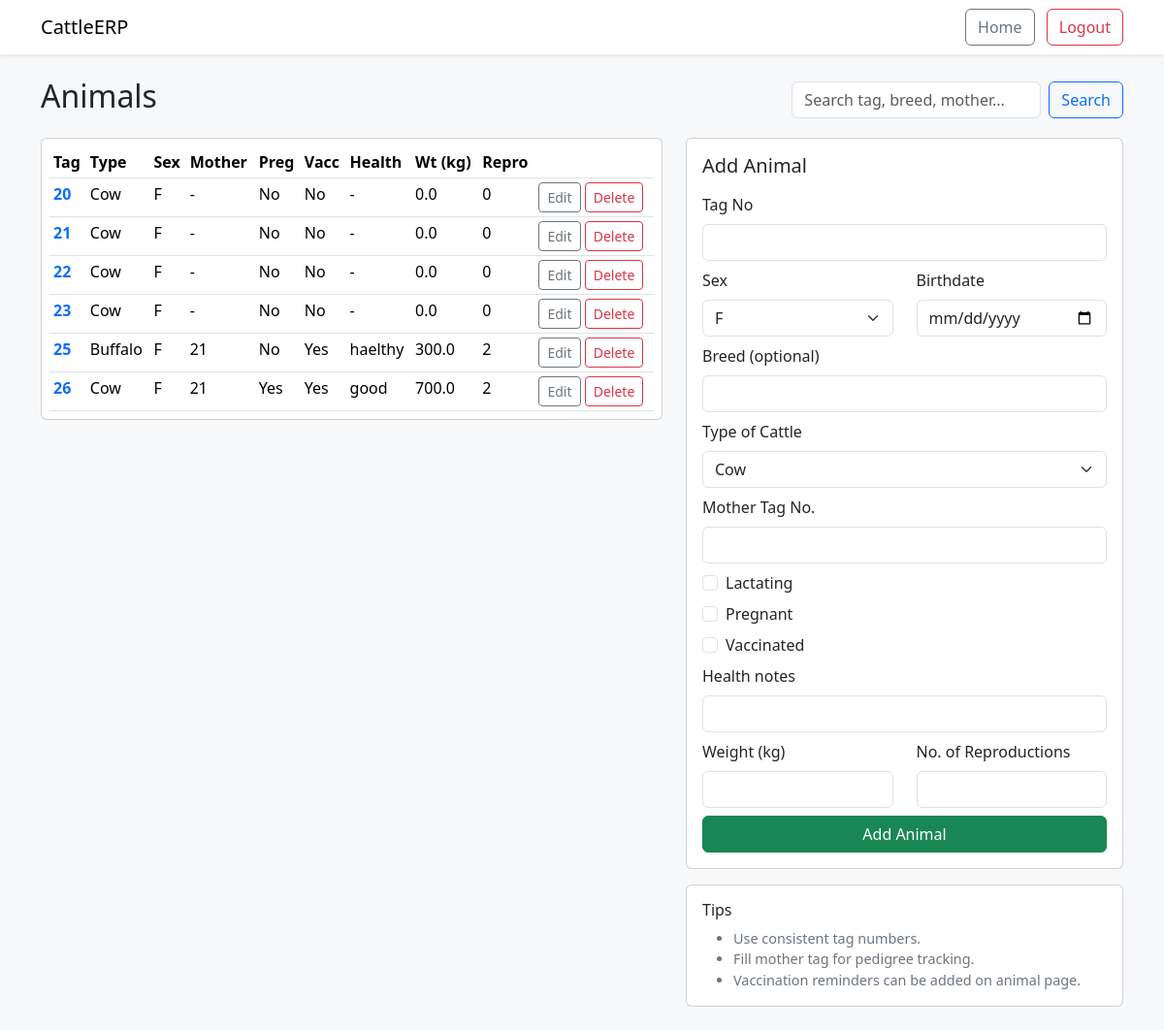
The page /animals (signed in) on the database its author committed.
### app/main.py (models this page shows)
class Animal(SQLModel, table=True):
    id: Optional[int] = Field(default=None, primary_key=True)
    tag_no: str = Field(index=True, unique=True)
    sex: str  # "F" or "M"
    birthdate: date
    breed_id: Optional[int] = Field(default=None, foreign_key="breed.id")
    farm_id: Optional[int] = Field(default=None, foreign_key="farm.id")
    cattle_type: str = Field(default="Cow")  # Cow / Buffalo / etc.
    mother_tag_no: Optional[str] = Field(default=None)
    lactating: bool = Field(default=False)
    pregnant: bool = Field(default=False)
    vaccinated: bool = Field(default=False)
    health: Optional[str] = Field(default=None)
    weight: float = Field(default=0.0)
    reproductions: int = Field(default=0)
    created_at: datetime = Field(default_factory=datetime.utcnow)

### app/main.py (the view)
@app.get("/animals", response_class=HTMLResponse)
def animals_list(
    request: Request,
    q: Optional[str] = None,
    session: Session = Depends(get_session),
):
    user = get_current_user(request, session)
    if not user:
        return RedirectResponse(url="/login", status_code=302)
    stmt = select(Animal)
    if user.farm_id and not user.is_admin:
        stmt = stmt.where(Animal.farm_id == user.farm_id)
    animals_all = session.exec(stmt.order_by(Animal.id)).all()
    if q:
        ql = q.lower()
        filtered = []
        for a in animals_all:
            breed = session.get(Breed, a.breed_id) if a.breed_id else None
            if (
                ql in (a.tag_no or "").lower()
                or ql in (a.mother_tag_no or "").lower()
                or (breed and ql in breed.name.lower())
            ):
                filtered.append(a)
        animals = filtered
    else:
        animals = animals_all
    return templates.TemplateResponse(
        "animals.html",
        {
            "request": request,
            "animals": animals,
            "user": user,
            "q": q or "",
        },
    )

### templates/animals.html (shortened to what this page needs)
<!doctype html>
<html lang="en">
  <head>
    <link href="https://cdn.jsdelivr.net/npm/bootstrap@5.3.2/dist/css/bootstrap.min.css" rel="stylesheet">
  </head>
  <body>
    <nav class="navbar navbar-expand-lg bg-white shadow-sm">
      <div class="container">
        <a class="navbar-brand" href="/dashboard">CattleERP</a>
        <div class="ms-auto">
          <a href="/home" class="btn btn-outline-secondary">Home</a>
          <a href="/logout" class="btn btn-outline-danger ms-2">Logout</a>
        </div>
      </div>
    </nav>
    <main class="container py-4">
      <div class="d-flex align-items-center justify-content-between mb-3">
        <h2>Animals</h2>
        <form class="d-flex" method="get" action="/animals">
          <input class="form-control me-2" type="search" placeholder="Search tag, breed, mother..." name="q" value="{{ q }}" />
          <button class="btn btn-outline-primary" type="submit">Search</button>
        </form>
      </div>
      <div class="row">
        <div class="col-lg-7">
          <div class="card mb-4">
            <div class="card-body p-2">
              <table class="table table-sm table-hover mb-0">
                <thead>
                  <tr>
                    <th>Tag</th>
                    <th>Type</th>
                    <th>Sex</th>
                    <th>Mother</th>
                    <th>Preg</th>
                    <th>Vacc</th>
                    <th>Health</th>
                    <th>Wt (kg)</th>
                    <th>Repro</th>
                    <th></th>
                  </tr>
                </thead>
                <tbody>
                {% for a in animals %}
                  <tr>
                    <td><a class="tag-link" href="/animals/{{ a.id }}">{{ a.tag_no }}</a></td>
                    <td>{{ a.cattle_type }}</td>
                    <td>{{ a.sex }}</td>
                    <td>{{ a.mother_tag_no or "-" }}</td>
                    <td>{% if a.pregnant %}Yes{% else %}No{% endif %}</td>
                    <td>{% if a.vaccinated %}Yes{% else %}No{% endif %}</td>
                    <td>{{ a.health or "-" }}</td>
                    <td>{{ "%.1f"|format(a.weight or 0.0) }}</td>
                    <td>{{ a.reproductions or 0 }}</td>
                    <td>
                      <a class="btn btn-sm btn-outline-secondary" href="/animals/{{ a.id }}/edit">Edit</a>
                      <form method="post" action="/animals/{{ a.id }}/delete" style="display:inline-block" onsubmit="return confirm('Delete this animal?');">
                        <button class="btn btn-sm btn-outline-danger">Delete</button>
                      </form>
                    </td>
                  </tr>
                {% else %}
                  <tr><td colspan="10" class="text-center small-muted">No animals found</td></tr>
                {% endfor %}
                </tbody>
              </table>
            </div>
          </div>
        </div>
        <div class="col-lg-5">
          <div class="card mb-3">
            <div class="card-body">
              <h5 class="mb-3">Add Animal</h5>
              <form method="post" action="/animals">
                <div class="mb-2">
                  <label class="form-label">Tag No</label>
                  <input name="tag_no" class="form-control" required />
                </div>
                <div class="row">
                  <div class="col-6 mb-2">
                    <label class="form-label">Sex</label>
                    <select name="sex" class="form-select">
                      <option value="F">F</option>
                    </select>
                  </div>
                  <div class="col-6 mb-2">
                    <label class="form-label">Birthdate</label>
                    <input name="birthdate" type="date" class="form-control" required />
                  </div>
                </div>
                <div class="mb-2">
                  <label class="form-label">Breed (optional)</label>
                  <input name="breed_name" class="form-control" />
                </div>
                <div class="mb-2">
                  <label class="form-label">Type of Cattle</label>
                  <select name="cattle_type" class="form-select">
                    <option value="Cow">Cow</option>
                  </select>
                </div>
                <div class="mb-2">
                  <label class="form-label">Mother Tag No.</label>
                  <input name="mother_tag_no" class="form-control" />
                </div>
                <div class="form-check mb-2">
                  <input class="form-check-input" type="checkbox" id="lactating" name="lactating" value="on">
                  <label class="form-check-label" for="lactating">Lactating</label>
                </div>
                <div class="form-check mb-2">
                  <input class="form-check-input" type="checkbox" id="pregnant" name="pregnant" value="on">
                  <label class="form-check-label" for="pregnant">Pregnant</label>
                </div>
                <div class="form-check mb-2">
                  <input class="form-check-input" type="checkbox" id="vaccinated" name="vaccinated" value="on">
                  <label class="form-check-label" for="vaccinated">Vaccinated</label>
                </div>
                <div class="mb-2">
                  <label class="form-label">Health notes</label>
                  <input name="health" class="form-control" />
                </div>
                <div class="row">
                  <div class="col-6 mb-2">
                    <label class="form-label">Weight (kg)</label>
                    <input name="weight" type="number" step="0.1" class="form-control" />
                  </div>
                  <div class="col-6 mb-2">
                    <label class="form-label">No. of Reproductions</label>
                    <input name="reproductions" type="number" class="form-control" />
                  </div>
                </div>
                <div class="d-grid">
                  <button class="btn btn-success">Add Animal</button>
                </div>
              </form>
            </div>
          </div>
          <div class="card">
            <div class="card-body">
              <h6>Tips</h6>
              <ul class="small-muted mb-0">
                <li>Use consistent tag numbers.</li>
                <li>Fill mother tag for pedigree tracking.</li>
                <li>Vaccination reminders can be added on animal page.</li>
              </ul>
            </div>
          </div>
        </div>
      </div>
    </main>
  </body>
</html>

### templates/animals.html (style rules this page uses)
body { background:#f6f8fa; }
.small-muted { color: #6c757d; font-size:.9rem; }
.tag-link { text-decoration: none; font-weight:600; }

### rows shown on the page
Animal: tag_no "20", cattle_type "Cow", sex "F", mother_tag_no "-", pregnant "No", vaccinated "No", health "-", weight "0.0", reproductions "0"
Animal: tag_no "21", cattle_type "Cow", sex "F", mother_tag_no "-", pregnant "No", vaccinated "No", health "-", weight "0.0", reproductions "0"
Animal: tag_no "22", cattle_type "Cow", sex "F", mother_tag_no "-", pregnant "No", vaccinated "No", health "-", weight "0.0", reproductions "0"
Animal: tag_no "23", cattle_type "Cow", sex "F", mother_tag_no "-", pregnant "No", vaccinated "No", health "-", weight "0.0", reproductions "0"
Animal: tag_no "25", cattle_type "Buffalo", sex "F", mother_tag_no "21", pregnant "No", vaccinated "Yes", health "haelthy", weight "300.0", reproductions "2"
Animal: tag_no "26", cattle_type "Cow", sex "F", mother_tag_no "21", pregnant "Yes", vaccinated "Yes", health "good", weight "700.0", reproductions "2"
